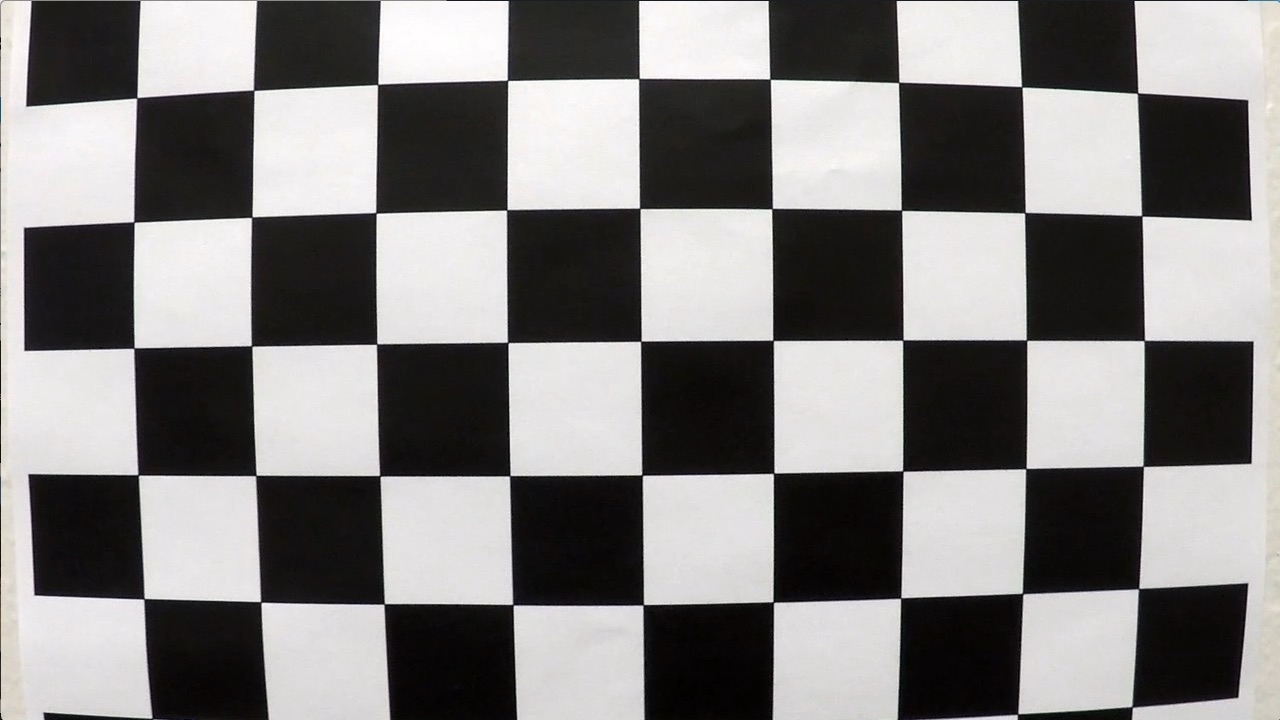
#> input picture camera_cal/calibration1.jpg, 1280 x 720 px; its folder holds 5 pictures in this run; the run also reads 2 pictures not shown here
$ jupyter execute --allow-errors Advanced_Lane_Finding.ipynb   (shell and % lines are left out)   (Python 2 division)   (older library calls are emulated)
#> lines starting #> are read from the running program, lines starting #| are printed output that depends on the picture
## Advanced Lane Finding Project

The goals / steps of this project are the following:

* Compute the camera calibration matrix and distortion coefficients given a set of chessboard images.
* Apply a distortion correction to raw images.
* Use color transforms, gradients, etc., to create a thresholded binary image.
* Apply a perspective transform to rectify binary image ("birds-eye view").
* Detect lane pixels and fit to find the lane boundary.
* Determine the curvature of the lane and vehicle position with respect to center.
* Warp the detected lane boundaries back onto the original image.
* Output visual display of the lane boundaries and numerical estimation of lane curvature and vehicle position.

[cell 1]
# Import Packages
import glob  # OS dependencies to get file system details
import cv2
#importing some useful packages
import pickle
import matplotlib.pyplot as plt
import matplotlib.image as mpimg
import numpy as np
from ipywidgets import interact, interactive, fixed

[cell 2]
def show_images(images, gray=None, divider = 2):
    """
    This is an utility function to show multiple images with different colour maps

    :param images - An images list
    :param gray - A flag to set default value for matplotlib imshow colour map. If the image
                  shape is 2( i.e binary image) then cmap value will be "gray"
    :return: Nothing
    """
    rows = (len(images)+1)//divider
    plt.figure(figsize=(16, 16))
    for idx, img in enumerate(images):
        plt.subplot(rows, divider, idx+1)
        # if the image is binary then it'll be printed as grayscale, otherwise colour map
        # will be ignored
        plt.imshow(img, cmap="gray" if len(img.shape) == 2 else gray)
        plt.xticks([])
        plt.yticks([])

    plt.show()

[cell 3]
# Loading test images from test_image directory
camera_cal_imgs = [mpimg.imread(path) for path in glob.glob("camera_cal/*")]
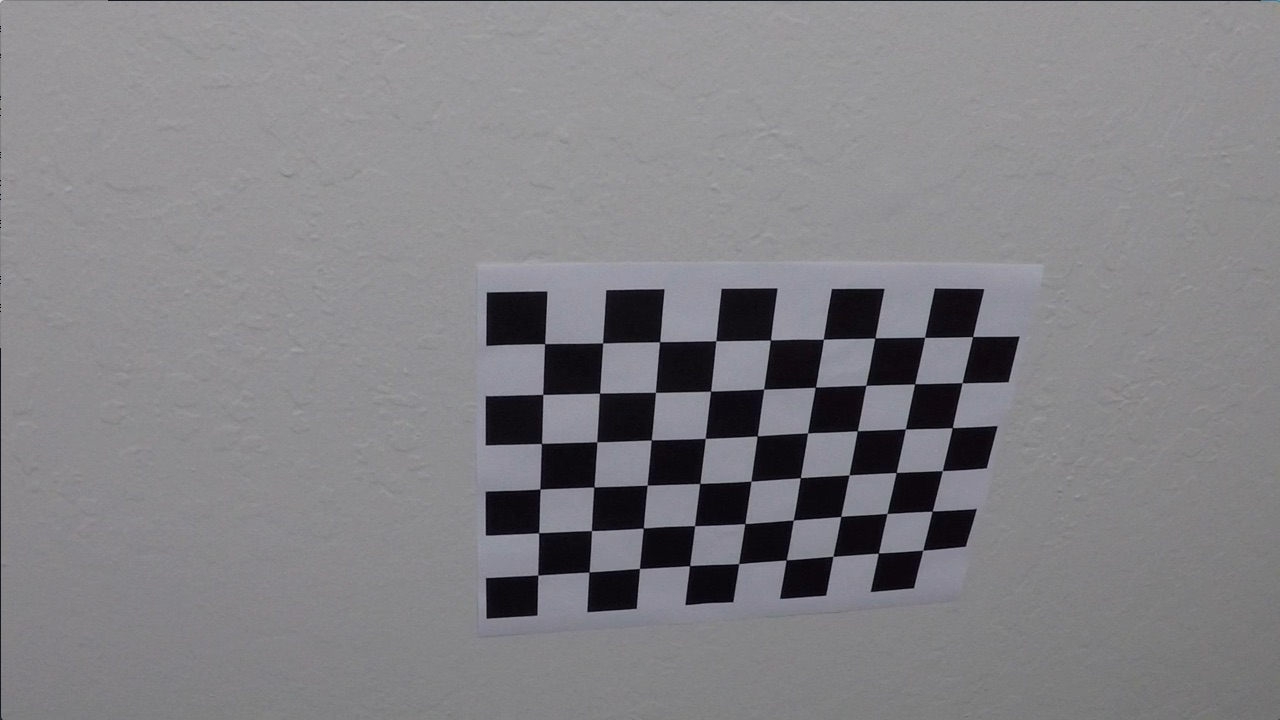
#> input picture camera_cal/calibration10.jpg, 1280 x 720 px
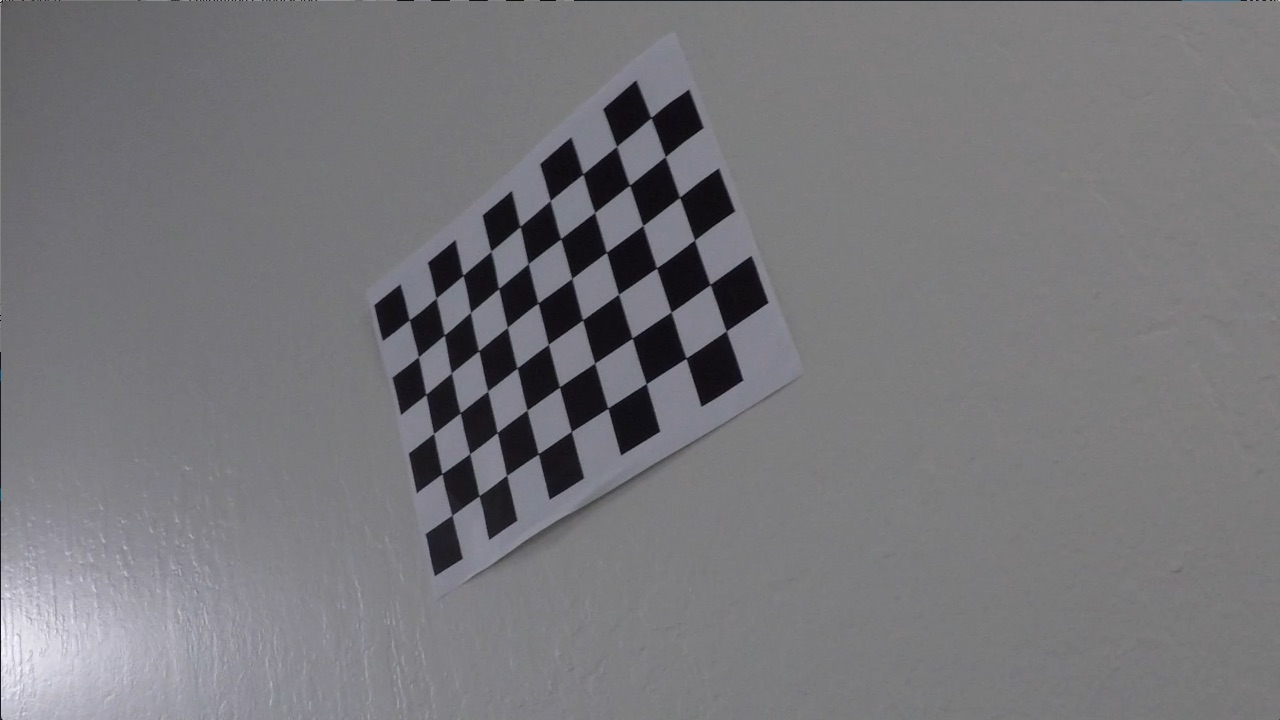
#> input picture camera_cal/calibration13.jpg, 1280 x 720 px
#> camera_cal_imgs = 5 items

# Visualize calibration images
show_images(camera_cal_imgs[:4], divider=4)
#> in show_images, `rows = (len(images)+1)//divider`: rows = 1
#> the loop in show_images, `for idx, img in enumerate(images):` made 4 passes

[cell 4]
def grayscale(img, opencv_read=False):
    """

    :param img:
    :param opencv_read:
    :return:
    """
    if opencv_read:
        return cv2.cvtColor(img, cv2.COLOR_BGR2GRAY)

    return cv2.cvtColor(img, cv2.COLOR_RGB2GRAY)

[cell 5]
# prepare objects points
objp = np.zeros((6*9, 3), np.float32)
objp[:,:2] = np.mgrid[0:9, 0:6].T.reshape(-1,2)

# Arrays to store object points and iamg points from all the images
objpoints = []
imgpoints = []

def find_and_draw_chessboard(img, pattern_size= (9,6)):
    gray = grayscale(img)

    # find the chessboard corners
    ret, corners = cv2.findChessboardCorners(gray, pattern_size, None)

    # if found, add object points, image points
    if ret:
        objpoints.append(objp)
        imgpoints.append(corners)

        # draw and display the corners
        cv2.drawChessboardCorners(img, pattern_size, corners, ret)

    # if not found, return same input image
    return img

[cell 6]
# Draw subplots dynamically
fig, axs = plt.subplots(5,4, figsize=(16, 16))
axs = axs.ravel()

#> (the rest of this cell did not finish here and is left out)

### Camera calibration
Camera resectioning determines which incoming light is associated with each pixel on the resulting image.

[cell 7]
#cache an image to further reuse
sample_img = mpimg.imread("camera_cal/calibration1.jpg")
#> sample_img is the input picture: shape (720, 1280, 3); mean R, G, B 130.1, 128.4, 127.8
#cache image size to further reuse
img_size = sample_img.shape[:2]
#> img_size = (720, 1280)

# Do Camera calibration given objects' points and images' points
# mtx - camera calibrated matrix
# dist - distortion cofficients
ret, mtx, dist, rvecs, tvecs = cv2.calibrateCamera(objpoints, imgpoints,img_size, None, None)
#> ret = 0.714; mtx = [[737.2, 0, 466.5], [0, 560.8, 623.9], [0, 0, 1]]; dist = [[-0.0616, -0.0725, -0.053, 0.0274, 0.0478]]; rvecs = ([0.27, -0.164, -0.0427],); tvecs = ([1.24, -6.02, 12.79],)

# Save the Camera calibration results for later use
dist_pickle = {"mtx": mtx, "dist": dist}
#> dist_pickle = {'mtx': [[737.2, 0, 466.5], [0, 560.8, 623.9], [0, 0, 1]], 'dist': [[-0.0616, -0.0725, -0.053, 0.0274, 0.0478]]}
pickle.dump( dist_pickle, open( "resources/calibration.p", "wb" ) )

#### Distortion correction

Image distortion occurs when a camera looks at 3D objects in the real world and transforms them into a 2D image; this transformation isn’t perfect. Distortion actually changes what the shape and size of these 3D objects appear to be. So, the first step in analyzing camera images, is to undo this distortion so that you can get correct and useful information out of them.

[cell 8]
def undistort(img):
    """
    This is used to undistort distortion images by using camera calibration matrix and distortion cofficients

    :param img - Input image
    :return - undistort image
    """
    undist = cv2.undistort(img, mtx, dist, None, mtx)

    return undist

[cell 9]
def undistort_image(img):
    """
    This is used to visualize distortion corrected images with the original image.
    :param sample_img:
    :param cmatrix:
    :param distc:
    :return:
    """
    udistord_img = undistort(img)
    f, (ax1, ax2) = plt.subplots(1, 2, figsize=(16,16))
    ax1.imshow(img)
    ax1.set_title('Original Image', fontsize=18)
    ax2.imshow(udistord_img)
    ax2.set_title('Undistorted Image', fontsize=18)
    # this can be used
    return udistord_img

res = undistort_image(sample_img)

[cell 10]
test_images = [mpimg.imread(path) for path in glob.glob("test_images/*")]
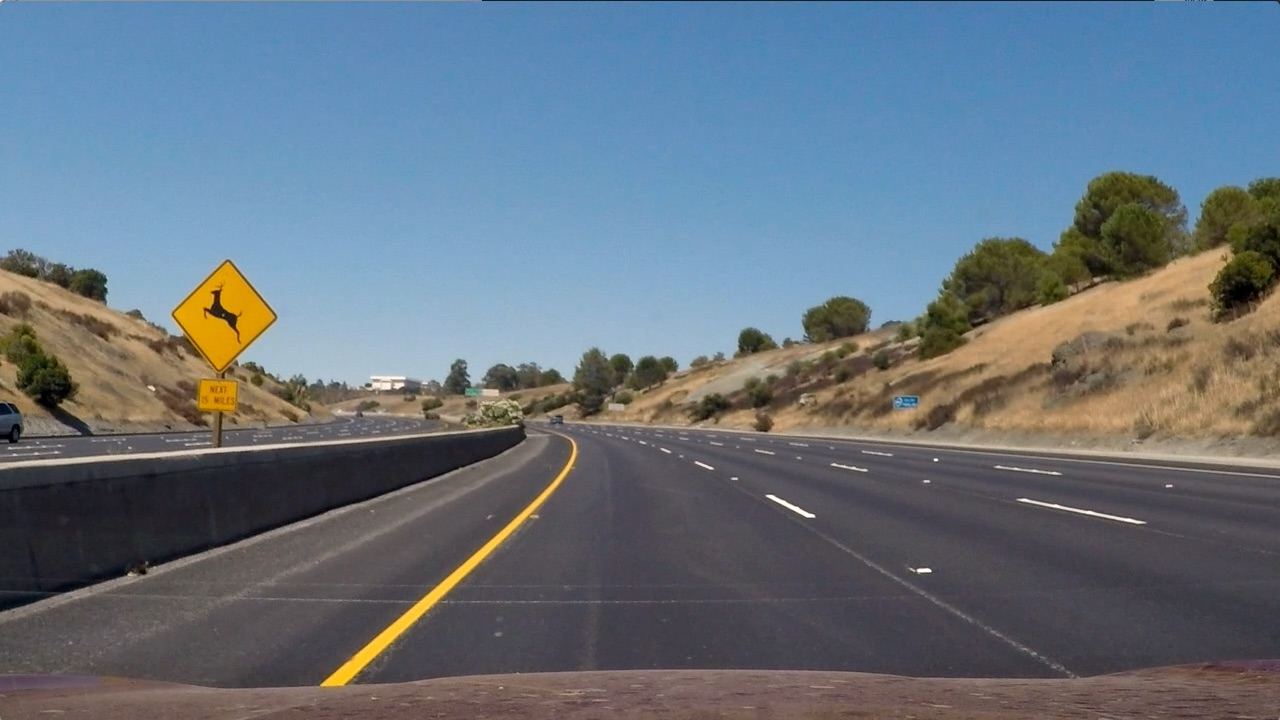
#> input picture test_images/test2.jpg, 1280 x 720 px
#> test_images = 1 item

#undistord images
undistort_images = list(map(lambda img: undistort_image(img), test_images[:2]))
#> in undistort, img is the input picture: shape (720, 1280, 3); mean R, G, B 102.8, 114.6, 125.5
#> undistort_images = 1 item
#> img is the input picture: shape (720, 1280, 3); mean R, G, B 130.2, 129.4, 133.1

### Perspective transformation

A perspective transform maps the points in a given image to different, desired, image points with a new perspective. The perspective transform you’ll be most interested in is a bird’s-eye view transform that let’s us view a lane from above; this will be useful for calculating the lane curvature later on. Aside from creating a bird’s eye view representation of an image, a perspective transform can also be used for all kinds of different view points.

[cell 11]
height, width = test_images[0].shape[:2]
#> height = 720; width = 1280

# These source and destination points can be captured by reading an image using OpenCV cv2.imshow() function and by
# pointing mouse pointer for target coordinates. An utility test file can be found from utils folder

# source points
p1 = (575, 465)
p2 = (705, 465)
p3 = (255, 685)
p4 = (1050, 685)
line_color = (0, 255, 0) # Green

# destination points
pd1 = (450, 0)
pd2 = (width - 450, 0)
#> pd2 = (830, 0)
pd3 = (450, height)
#> pd3 = (450, 720)
pd4 = (width - 450, height)
#> pd4 = (830, 720)

[cell 12]
def draw_polygon_on_image(img, line_color=(0, 255,0)):
    """
    This is used to draw a polygon on input image

    :param img: Distortion corrected image
    :param line-color -
    :return: Same image with a drawn polygon by using selected image coordinatations
    """
    cv2.line(img, p1, p2, line_color, 3)
    cv2.line(img, p2, p4, line_color, 3)
    cv2.line(img, p4, p3, line_color, 3)
    cv2.line(img, p3, p1, line_color, 3)

    return  img

[cell 13]
# Draw polygons on test images
src_selected_images = list(map(lambda img: draw_polygon_on_image(img), test_images))
#> src_selected_images = 1 item
show_images(src_selected_images[:2])
#> the loop in show_images (call 2), `for idx, img in enumerate(images):` made 1 pass

[cell 14]
# define source and destination points for tranform
src = np.float32([p1, p2, p3, p4])
dst = np.float32([pd1, pd2, pd3, pd4])

def unwarp(img, source=src, desctination=dst):
    """
    This is used to select a region from a given undistortion image as bird eye perspective.

    :param img - Distortion corrected image
    :param src - source
    :param dst - destination
    :return - warped image, transform matrix, and inverse
    """
    h,w = img.shape[:2]
#> h = 720; w = 1280
    # use cv2.getPerspectiveTransform() to get M, the transform matrix, and Minv, the inverse
    M = cv2.getPerspectiveTransform(source, desctination)
#> M = [[-0.298, -1.5, 822.8], [-2.17e-16, -2.04, 948.5], [0, -0.00237, 1]]
    Minv = cv2.getPerspectiveTransform(desctination, source)
#> Minv = [[0.342, -0.741, 421.1], [0, -0.49, 465], [0, -0.00116, 1]]
    # use cv2.warpPerspective() to warp your image to a top-down view
    warped = cv2.warpPerspective(img, M, (w,h), flags=cv2.INTER_LINEAR)
    return warped, M, Minv

[cell 15]
# Visualize undistortion images and unwaperd images
def visualize_warped_images(img):
    """
    This is an utility function to visualize both undistortion image and unwarped image

    :param img - An undistortion image
    :return - Unwarped image that can be reused
    """
    # Apply unwarp for raw image
    unwarped, _, _ = unwarp(img)
    f, (ax1, ax2) = plt.subplots(1, 2, figsize=(16,16))
    img = draw_polygon_on_image(img)
    ax1.imshow(img)
    ax1.set_title('Undistorted Image', fontsize=18)
    ax2.imshow(unwarped)
    ax2.set_title('Unwarped Image', fontsize=18)

    # unwarped image
    return unwarped

[cell 16]
# Apply unwarp to get perspectives from test images
warped_images = list(map(lambda img: visualize_warped_images(img), undistort_images))
#> warped_images = 1 item

#### Test warped images with differnt colour spaces
Four different colour spaces were used to test warped images.

[cell 17]
# These utilitis are used to extract different color channels from different color spaces.

# Extract R,G, and B color channels from RGB color space.
def extract_rgb_color_spaces(uwimg):
    unwarp_R = uwimg[:, :, 0]
    unwarp_G = uwimg[:, :, 1]
    unwarp_B = uwimg[:, :, 2]

    return unwarp_R,unwarp_G,unwarp_B

# Extract H,S, and V color channels from HSV color space.
def extract_hsv_color_spaces(uwimg):
    unwarp_HSV = cv2.cvtColor(uwimg, cv2.COLOR_RGB2HSV)
#> unwarp_HSV: shape (720, 1280, 3); mean H, S, V 108.1, 26.7, 82
    unwarp_H = unwarp_HSV[:, :, 0]
    unwarp_S = unwarp_HSV[:, :, 1]
    unwarp_V = unwarp_HSV[:, :, 2]

    return unwarp_H,unwarp_S,unwarp_V

# Extract H,S, and L color channels from HSL color space.
def extract_hsl_color_spaces(uwimg):
    unwarp_HSL = cv2.cvtColor(uwimg, cv2.COLOR_RGB2HLS)
#> unwarp_HSL: shape (720, 1280, 3); mean of channels 0, 1, 2 108.1, 77.3, 15.8
    unwarp_HSL_H = unwarp_HSL[:, :, 0]
    unwarp_HSL_S = unwarp_HSL[:, :, 1]
    unwarp_HSL_L = unwarp_HSL[:, :, 2]

    return unwarp_HSL_H,unwarp_HSL_S,unwarp_HSL_L

# Extract L,A, and B color channels from LAB color space.
def extract_lab_color_spaces(uwimg):
    unwarped_LAB = cv2.cvtColor(uwimg, cv2.COLOR_RGB2Lab)
#> unwarped_LAB: shape (720, 1280, 3); mean of channels 0, 1, 2 81.4, 130.7, 126.4
    unwarp_L = unwarped_LAB[:,:,0]
    unwarp_A = unwarped_LAB[:,:,1]
    unwarp_B = unwarped_LAB[:,:,2]
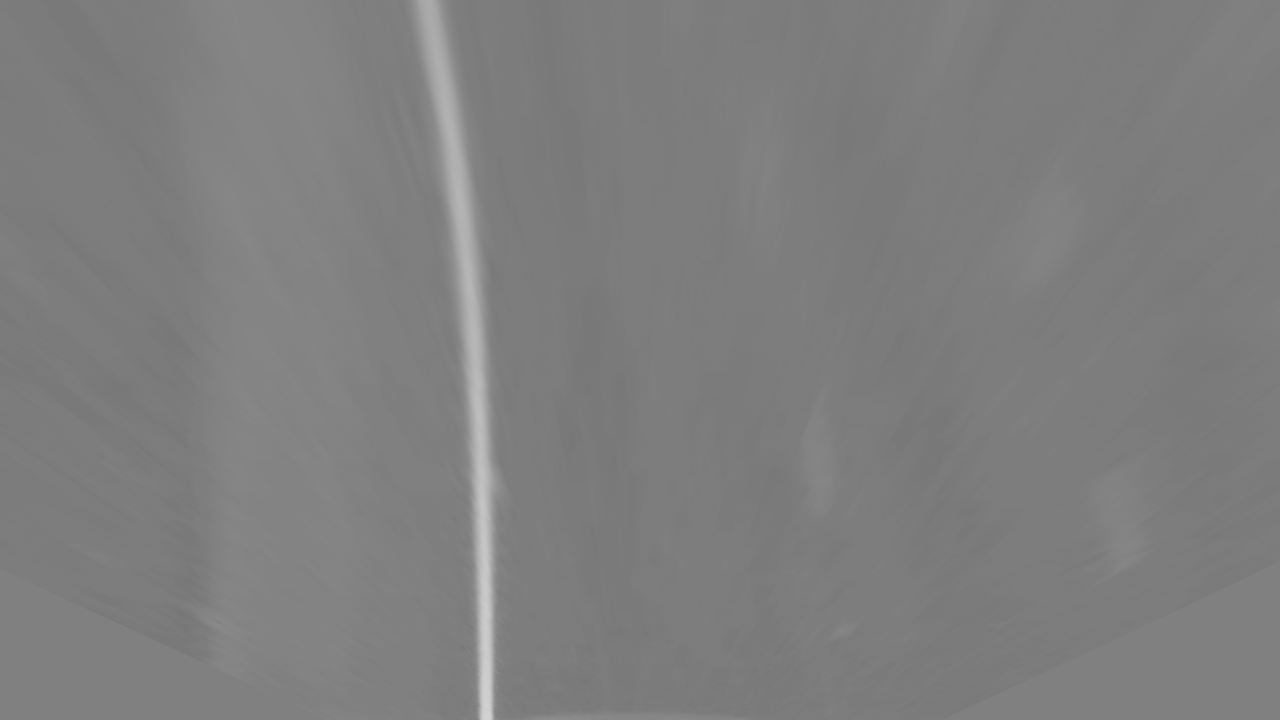
#> unwarp_B: shape (720, 1280); min 119, max 210, mean 126.4

    return unwarp_L, unwarp_A,unwarp_B

[cell 18]
def apply_rgb_filter(unwarp_img):
    #RGB
    unwarp_R,unwarp_G ,unwarp_B = extract_rgb_color_spaces(unwarp_img)
    fig, axs = plt.subplots(1, 4, figsize=(16, 16))
    axs = axs.ravel()
    axs[0].imshow(unwarp_img)
    axs[0].set_title('Original ', fontsize=12)
    axs[1].imshow(unwarp_R, cmap='gray')
    axs[1].set_title('RGB R-channel', fontsize=12)
    axs[2].imshow(unwarp_G, cmap='gray')
    axs[2].set_title('RGB G-Channel', fontsize=12)
    axs[3].imshow(unwarp_B, cmap='gray')
    axs[3].set_title('RGB B-channel', fontsize=12)

[cell 19]
sample_img_test = warped_images[0]
apply_rgb_filter(sample_img_test)

#> (a cell that did not finish here is left out)

[cell 21]
def apply_hsv_filter(unwarp_img):
    # HSV
    unwarp_H,unwarp_S,unwarp_V = extract_hsv_color_spaces(unwarp_img)
    fig, axs = plt.subplots(1, 4, figsize=(16, 16))
    axs = axs.ravel()

    axs[0].imshow(unwarp_img)
    axs[0].set_title('Original ', fontsize=12)
    axs[1].imshow(unwarp_H, cmap='gray')
    axs[1].set_title('HSV H-Channel', fontsize=12)
    axs[2].imshow(unwarp_S, cmap='gray')
    axs[2].set_title('HSV S-channel', fontsize=12)
    axs[3].imshow(unwarp_V, cmap='gray')
    axs[3].set_title('HSV V-Channel', fontsize=12)

[cell 22]
sample_img_test = warped_images[0]
apply_hsv_filter(sample_img_test)

#> (a cell that did not finish here is left out)

[cell 24]
def apply_hsl_filter(unwarp_img):
     # HSL
    unwarp_HSL_H,unwarp_HSL_S,unwarp_HSL_L = extract_hsl_color_spaces(unwarp_img)

    fig, axs = plt.subplots(1, 4, figsize=(16, 16))
    axs = axs.ravel()

    axs[0].imshow(unwarp_img)
    axs[0].set_title('Original ', fontsize=12)
    axs[1].imshow(unwarp_HSL_H, cmap='gray')
    axs[1].set_title('HSL H-Channel', fontsize=12)
    axs[2].imshow(unwarp_HSL_S, cmap='gray')
    axs[2].set_title('HSL S-channel', fontsize=12)
    axs[3].imshow(unwarp_HSL_L, cmap='gray')
    axs[3].set_title('HSL V-Channel', fontsize=12)

[cell 25]
sample_img_test = warped_images[0]
apply_hsl_filter(sample_img_test)

#> (a cell that did not finish here is left out)

[cell 27]
def apply_lab_filter(unwarp_img):
    # LAB
    unwarp_L, unwarp_A,unwarp_B = extract_lab_color_spaces(unwarp_img)

    fig, axs = plt.subplots(1, 4, figsize=(16, 16))
    axs = axs.ravel()

    axs[0].imshow(unwarp_img)
    axs[0].set_title('Original ', fontsize=12)
    axs[1].imshow(unwarp_L, cmap='gray')
    axs[1].set_title('LAB L-Channel', fontsize=12)
    axs[2].imshow(unwarp_A, cmap='gray')
    axs[2].set_title('LAB A-channel', fontsize=12)
    axs[3].imshow(unwarp_B, cmap='gray')
    axs[3].set_title('LAB B-Channel', fontsize=12)

[cell 28]
sample_img_test = warped_images[0]
apply_lab_filter(sample_img_test)
